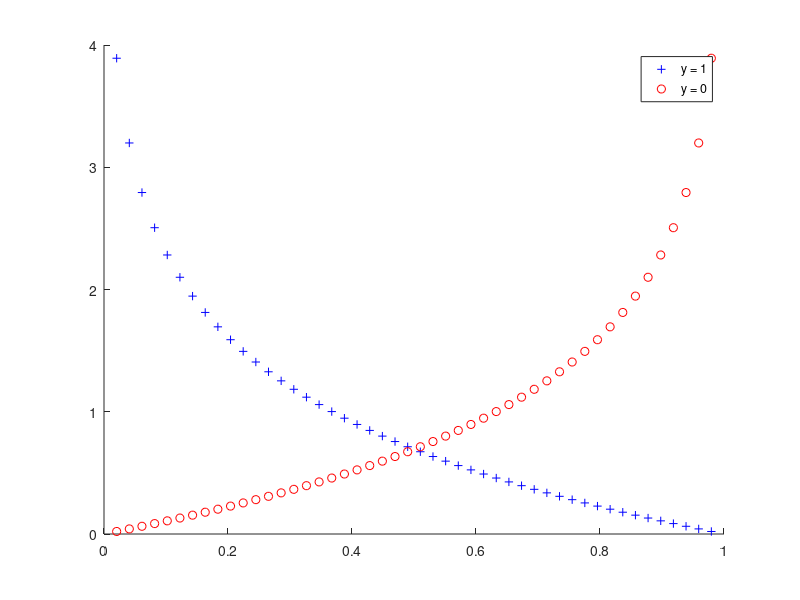

Source code (MATLAB):
x = linspace(0, 1, 50);
y1 = 1;
y0 = 0;

costY1 = -y1 * log(x) - (1 - y1) * log(1 - x);
costY0 = -y0 * log(x) - (1 - y0) * log(1 - x);

figure;
hold on;

plot(x, costY1, 'b+');
plot(x, costY0, 'ro');

hold off;

legend('y = 1', 'y = 0')